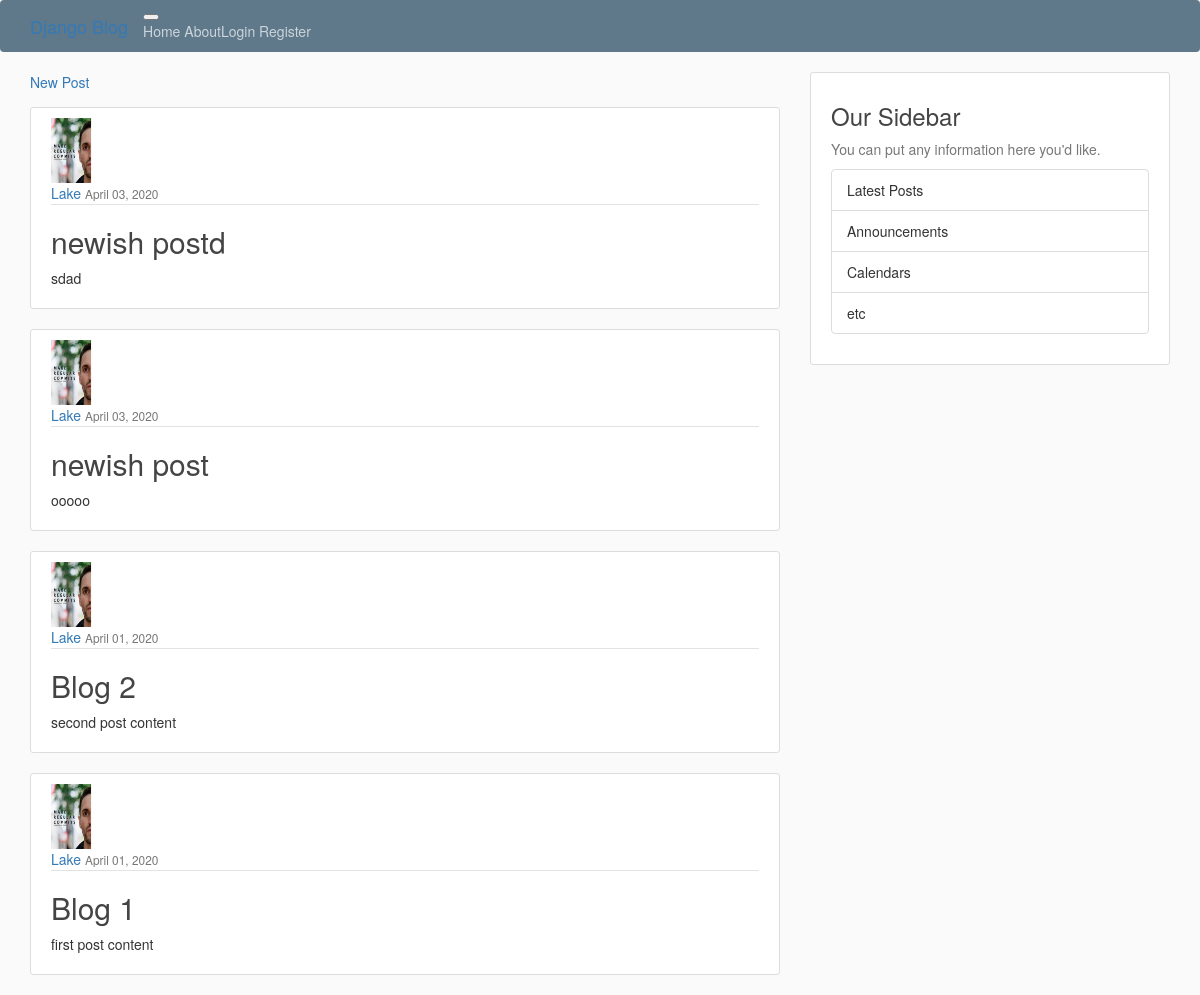
The app's page /, older data.
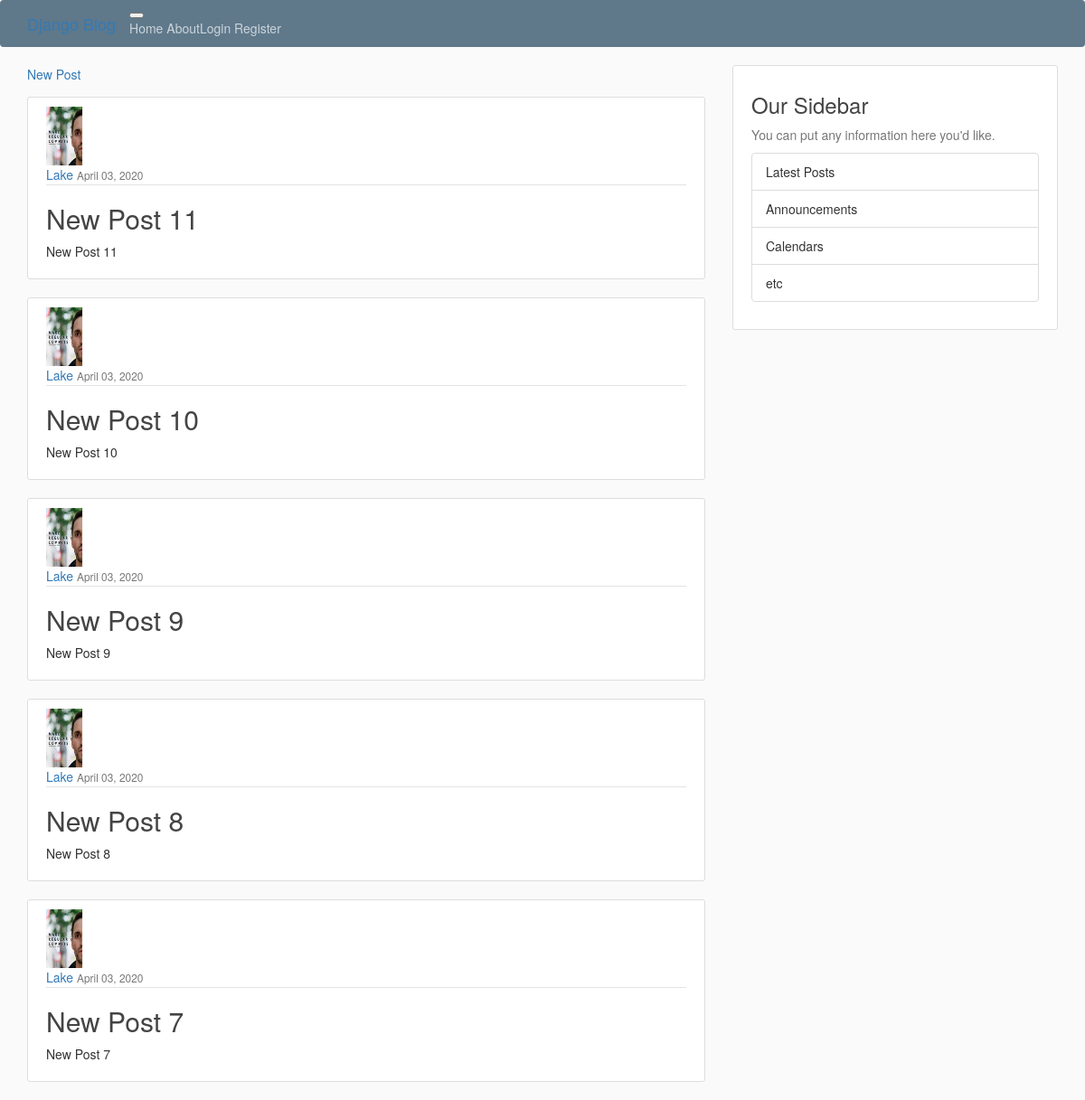
The same page, newer data.
### blog/models.py (models this page shows, shortened)
class Post(models.Model):
    title = models.CharField(max_length=100)
    content = models.TextField()
    date_posted = models.DateTimeField(default=timezone.now)
    author = models.ForeignKey(User, on_delete=models.CASCADE)

### users/models.py (models this page shows, shortened)
class Profile(models.Model):
    user = models.OneToOneField(User, on_delete=models.CASCADE)
    image = models.ImageField(default='default.jpg', upload_to='profile_pics')

### blog/views.py (the view)
# urls.py: path('', PostListView.as_view(), name='blog-home'),
class PostListView(ListView):
    model = Post
    template_name = 'blog/home.html'
    context_object_name = 'posts'
    ordering = ['-date_posted']
    paginate_by = 5

### blog/templates/blog/home.html (shortened to what this page needs)
{% extends "blog/base.html" %}
{% block content %}
    <a href="{% url 'post-create' %}">New Post</a>
    {% for post in posts %}
        <article class="media content-section">
            <img src="{{  post.author.profile.image.url }}" class="rounded-circle article-img" alt="profile pic">
            <div class="media-body">
            <div class="article-metadata">
                <a class="mr-2" href="#">{{ post.author }}</a>
                <small class="text-muted">{{ post.date_posted|date:"F d, Y" }}</small>
            </div>
            <h2><a class="article-title" href="{% url 'post-detail' post.id %}">{{ post.title }}</a></h2>
            <p class="article-content">{{ post.content }}</p>
            </div>
        </article>
    {% endfor %}
{% endblock content %}

Row changes from the older to the newer data that the page shows:
no longer on this page (row unchanged): Post: author.profile.image (picture), author "Lake", date_posted "April 03, 2020", title "newish postd", content "sdad"
no longer on this page (row unchanged): Post: author.profile.image (picture), author "Lake", date_posted "April 03, 2020", title "newish post", content "ooooo"
no longer on this page (row unchanged): Post: author.profile.image (picture), author "Lake", date_posted "April 01, 2020", title "Blog 2", content "second post content"
no longer on this page (row unchanged): Post: author.profile.image (picture), author "Lake", date_posted "April 01, 2020", title "Blog 1", content "first post content"
added Post: author.profile.image (picture), author "Lake", date_posted "April 03, 2020", title "New Post 11", content "New Post 11"
added Post: author.profile.image (picture), author "Lake", date_posted "April 03, 2020", title "New Post 10", content "New Post 10"
added Post: author.profile.image (picture), author "Lake", date_posted "April 03, 2020", title "New Post 9", content "New Post 9"
added Post: author.profile.image (picture), author "Lake", date_posted "April 03, 2020", title "New Post 8", content "New Post 8"
added Post: author.profile.image (picture), author "Lake", date_posted "April 03, 2020", title "New Post 7", content "New Post 7"
